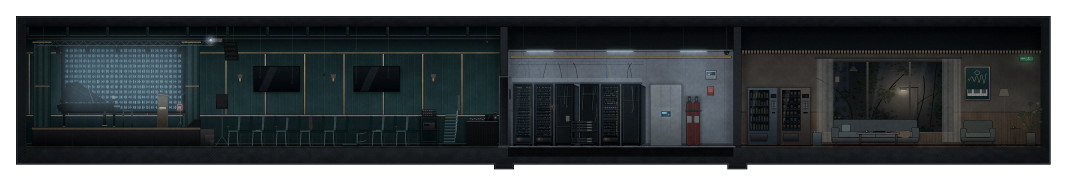
#> input picture assets/background/floor02/floor02-hall-server-lounge.png, 3200 x 556 px, found by its file name (shown at 1/3 size)
$ python build.py
#> lines starting #> are read from the running program, lines starting #| are printed output that depends on the picture
### assets/background/cutaway_kit.py
# [12 lines of commented-out code are left out]
from PIL import Image, ImageDraw
import numpy as np

FLOOR = 438
TOP = 132
CORE = {'elevators': [(1818, 218), (2148, 214), (2444, 216)], 'stairs': (2906, 180), 'restroom_door': (3612, 145)}
ROOT = 'assets/objects/floor17/'


class Cutaway:
    # [13 lines left out: functions __init__, cols, not called in this run]

    def strip(self, a, b, width):
        """A clean column strip a..b stretched (repeated) to width: a plain wall filler."""
        return np.repeat(self.A[:, a:b], width // (b - a) + 1, axis=1)[:, :width]

    # [38 lines left out: functions glass, corridor_wall, not called in this run]

    def place(self, canvas, x, block):
        canvas[:, x:x + block.shape[1]] = block
        return canvas

    # [6 lines left out: function decor, not called in this run]

    def save(self, block, path):
        Image.fromarray(np.ascontiguousarray(block)).save(path)
        return block.shape[1]


# ---------------------------------------------------------------- 방 안 출구 문 자리
WALLS = 'assets/background/wall/'
SLAB = 82                                            # 그림 행: 천장 슬래브 아래(월드 y 214)


def _module(name):
    return Image.open(WALLS + name + '.png').convert('RGBA')


def door_bay(block, x, door_width, wall='wall-glass', clear=96, rows=(SLAB, FLOOR), world_top=SLAB + TOP):
    """Insert the room's own front wall at column x so the exit door stands in it, as seen from inside: the same wall
    module the corridor shows for this room (wall-glass / wall-glass-mixed / wall-frosted / wall-concrete) from the
    ceiling slab to the floor, the dimmed corridor wall behind the glass, a pilaster at both ends and `clear` px of empty
    wall on each side of the door, so no furniture touches the door. Everything right of x moves right by the bay width
    (door_width + 2 * clear), so fixtures right of x shift too. The door goes at x + clear. rows = block rows to fill,
    world_top = world y of rows[0] (2F stretches its art: rows=(0, 456), world_top=100). Returns the new block."""
    bay = door_width + 2 * clear
    seg = Image.new('RGBA', (bay, 752), (12, 13, 15, 255))
    if wall != 'wall-concrete':                       # 유리 너머는 정전 중인 복도 흰 벽(어둡게)
        corridor = np.asarray(_module('wall-concrete')).astype(float)
        corridor[..., :3] *= .42
        corridor = Image.fromarray(corridor.astype(np.uint8))
        for x0 in range(0, bay, corridor.width):
            seg.alpha_composite(corridor.crop((0, 0, min(corridor.width, bay - x0), 752)), (x0, 0))
    # 유리 창살(모듈 안 0·240·480)이 문 가장자리에 걸리지 않게 모듈을 민다: 보통 문은 문 중심 ±120에, 넓은 문(240)은 문 중심(문 뒤)에 창살
    module = _module(wall)
    center = clear + door_width // 2
    shift = (240 - (center if door_width > 225 else center - 120)) % 480
    strip = Image.new('RGBA', (bay + 480 * 2, 752), (0, 0, 0, 0))
    for x0 in range(0, strip.width, module.width):
        strip.alpha_composite(module, (x0, 0))
    seg.alpha_composite(strip.crop((shift, 0, shift + bay, 752)), (0, 0))
    pil = _module('pilaster')
    seg.alpha_composite(pil.crop((pil.width // 2, 0, pil.width, 752)), (0, 0))
    seg.alpha_composite(pil.crop((0, 0, pil.width // 2, 752)), (bay - pil.width // 2, 0))
    piece = np.asarray(seg)[world_top:world_top + rows[1] - rows[0]].astype(float)
    # 정전된 방 안에서 보는 벽이라 방 벽 밝기에 맞춘다(벽 윗부분 150행 중앙값의 1.15배, 칸 중앙값 기준)
    lum = lambda a: a[..., :3].reshape(-1, 3).mean(axis=1)
    piece[:, :, :3] *= min(1, 1.15 * np.median(lum(block[rows[0] + 100:rows[0] + 250].astype(float))) / np.median(lum(piece)))
    piece[:3, :, :3] *= .35                           # 슬래브와 만나는 줄
    src = block[:, x - bay:x] if x >= bay else block[:, x:x + bay]    # 천장·바닥은 옆 칸을 잇는다
    out = np.concatenate([block[:, :x], src, block[:, x:]], axis=1)
    out[rows[0]:rows[1], x:x + bay] = np.clip(piece, 0, 255).astype(np.uint8)
    return out


# ---------------------------------------------------------------- 문 스프라이트(닫힘 | 열림 두 칸), 높이 210 = 에셋의 문 높이
PALETTES = {
    'steel': ((40, 46, 50), (92, 102, 106), (130, 140, 142)),
    'wood': ((52, 38, 26), (96, 72, 50), (128, 98, 70)),
    'glass': ((38, 44, 48), (30, 40, 44), (70, 86, 90)),
    'double': ((120, 98, 52), (26, 50, 54), (150, 124, 66)),
}


# [56 lines left out: functions _opening, _door, door_sheet, not called in this run]


# ---------------------------------------------------------------- 확인용 합성 그림
def _paste_sprite(canvas, path, x, y, w, h):
    sprite = Image.open(path).convert('RGBA')
    canvas.alpha_composite(sprite.crop((0, 0, sprite.width // 2, sprite.height)).resize((w, h)), (x, y))


# [32 lines left out: functions preview_corridor, preview_interior, not called in this run]

### assets/background/floor02/build.py
# 2층 배경: 사용자가 준 단면 에셋 floor02-hall-server-lounge.png(3200×556, PROMPT.md)로 방 내부 3장과 장면별 천장·바닥 층을 만든다.
# 실행: python assets/background/floor02/build.py (저장소 루트에서, Pillow·numpy).
# 복도는 이 스크립트가 아니라 assets/background/wall 모듈을 walls-layout.json으로 합성한 walls.png다(archi-floor-walls 스킬).
# 문 그림은 assets/objects/floor02/(archi-floor-doors 스킬)에 있다.
import sys

from PIL import Image, ImageDraw, ImageFilter
import numpy as np

sys.path.insert(0, 'assets/background')
from cutaway_kit import door_bay  # noqa: E402

HERE = 'assets/background/floor02/'
SRC = Image.open(HERE + 'floor02-hall-server-lounge.png').convert('RGBA')
#> SRC is the input picture: PIL image 3200x556 RGBA; mean R, G, B, A 25.8, 30.7, 32.6, 198.7
A = np.asarray(SRC).copy()
H = A.shape[0]                      # 556
#> H = 556
FLOOR = 438
rng = np.random.default_rng(2)


def cols(*pieces):
    """Join source column ranges; (a, b, True) is mirrored."""
    out = []
    for piece in pieces:
        a, b = piece[:2]
        block = A[:, a:b]
        out.append(block[:, ::-1] if len(piece) > 2 and piece[2] else block)
    return np.concatenate(out, axis=1)


CEIL_ROW, FLOOR_KEEP = 82, 442
FLOOR_TOP = 556               # 바닥 층 위쪽 끝(월드 y). 벽 그림 아래 띠(걸레받이·방 바닥 앞면)를 바닥이 덮는다
CEILING_H = 100               # 천장 층 높이(월드 y=0..100), 그 아래부터 벽


def trim(block):
    """Keep only the wall rows 82..441 (ceiling and floor slabs go), stretched vertically to world y=100..575 so that row 438
    lands on the floor line y=570. The ceiling layer covers y=0..100, the floor layer y=570..760."""
    rows = np.ascontiguousarray(block[CEIL_ROW:FLOOR_KEEP])
    height = round(CEILING_H + (FLOOR_KEEP - CEIL_ROW) * (570 - CEILING_H) / (FLOOR - CEIL_ROW)) - CEILING_H
    out = np.asarray(Image.fromarray(rows).resize((rows.shape[1], height), Image.LANCZOS)).copy()
    out[FLOOR_TOP - CEILING_H:] = 0                 # 바닥 층이 시작하는 월드 y=556부터 아래는 비운다(벽과 바닥 사이 틈 없음)
    return out


# ---------------------------------------------------------------- 방 내부
# 행사장(2676): 원본 48..1524 전체에 객석·벽 디스플레이 칸(1038..1278)을 1038 자리에 다섯 번(번갈아 뒤집어) 끼운다.
hall = cols((48, 1038), *[(1038, 1278, k % 2 == 1) for k in range(5)], (1038, 1524))
#> after the loop in cols, `for piece in pieces:`: out = 7 items
# 직원 휴게실(1846): 원본 2200..2884에 창·소파 칸 뒤집은 것, 자판기 한 쌍, 판벽 266px, 그리고 원본 2884..3152(안락의자·포스터·끝벽).
plain = np.repeat(A[:, 2436:2442], 266 // 6 + 1, axis=1)[:, :266]     # 자판기와 커튼 사이의 빈 판벽을 편 것
lounge = np.concatenate([cols((2200, 2884)), cols((2446, 2884, True)), cols((2242, 2432)), plain, cols((2884, 3152))], axis=1)
#> the loop in cols (call 2), `for piece in pieces:` made 1 pass
#> pass 1, in cols (call 2), `block = A[:, a:b]`:
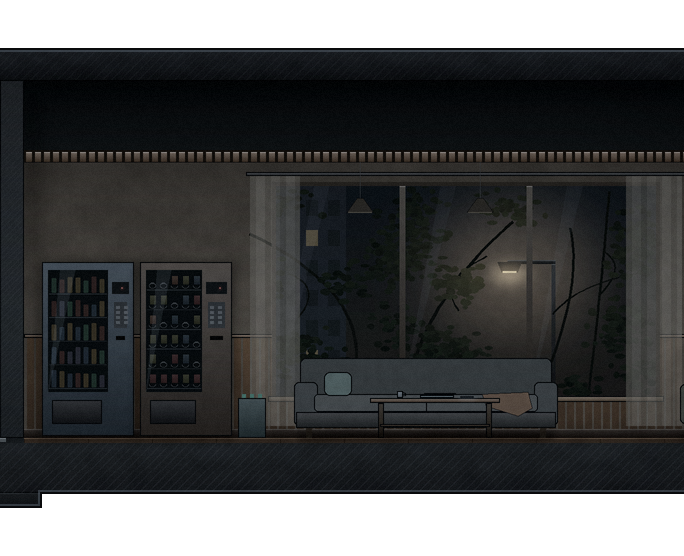
#> block: shape (556, 684, 4); mean R, G, B, A 27.1, 28.1, 28.4, 204.9; transparent parts drawn white
#> after the loop in cols (call 2), `for piece in pieces:`: out = 1 item
#> in cols (call 3), `out = []`: out = []
#> after the loop in cols (call 3), `for piece in pieces:`: out = 1 item
#> in cols (call 3), `return np.concatenate(out, axis=1)`:
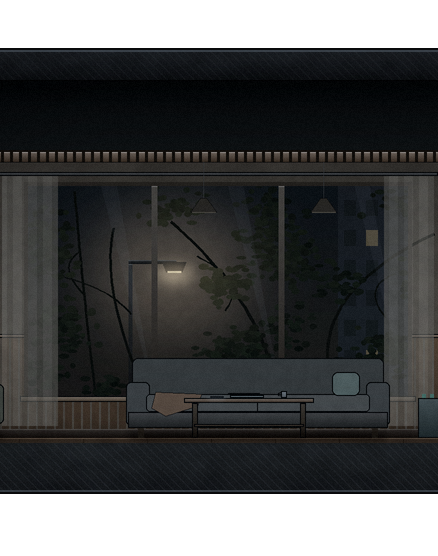
#> returned value: shape (556, 438, 4); mean of channels 0, 1, 2, 3 28, 29.1, 29.2, 204.6; transparent parts drawn white
#> in cols (call 4), `out = []`: out = []
#> the loop in cols (call 4), `for piece in pieces:` made 1 pass
#> pass 1, in cols (call 4), `block = A[:, a:b]`:
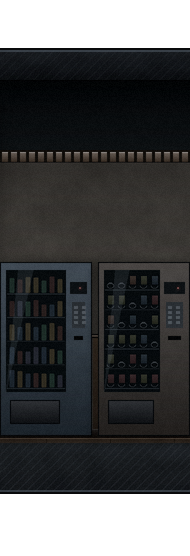
#> block: shape (556, 190, 4); mean R, G, B, A 25.1, 26.1, 26.8, 204.6; transparent parts drawn white
#> after the loop in cols (call 4), `for piece in pieces:`: out = 1 item
#> in cols (call 5), `out = []`: out = []
#> the loop in cols (call 5), `for piece in pieces:` made 1 pass
#> pass 1, in cols (call 5), `block = A[:, a:b]`:
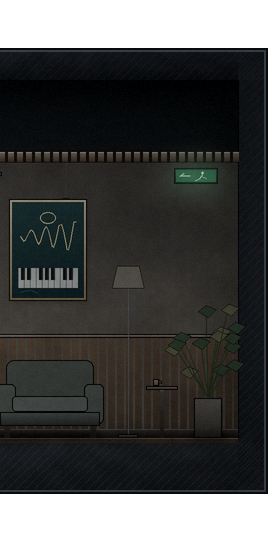
#> block: shape (556, 268, 4); mean R, G, B, A 26.1, 26.8, 25.7, 204.6; transparent parts drawn white
#> after the loop in cols (call 5), `for piece in pieces:`: out = 1 item
# 서버실(1840): 칸막이·문(1500..1538) 다음에 가동 랙(1538..1600)과 네트워크 랙(1862..1924) 한 쌍을 아홉 번, 그리고 원본 1538..2224.
server = cols((1500, 1538), *[r for _ in range(9) for r in ((1538, 1600), (1862, 1924))], (1538, 2224))
#> after the loop in cols (call 6), `for piece in pieces:`: out = 20 items
#> in cols (call 6), `return np.concatenate(out, axis=1)`:
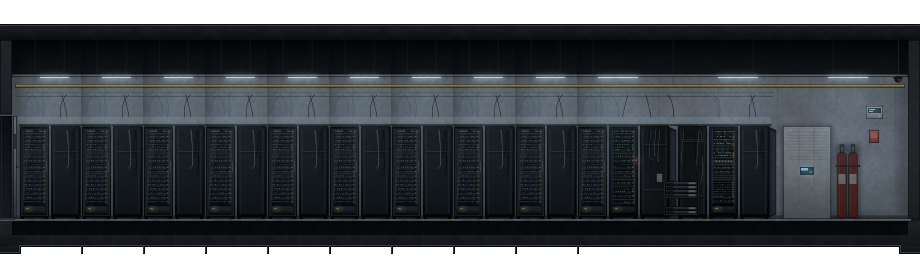
#> returned value: shape (556, 1840, 4) (shown at 1/2 size); mean of channels 0, 1, 2, 3 31.4, 35.6, 39.3, 205; transparent parts drawn white
# 방 안 출구 문 자리(cutaway_kit.door_bay): 복도에서 보이는 이 방 앞벽(같은 벽 모듈) 칸을 방 끝벽 안쪽에 끼워 출구 문을 방 끝에 세우고,
# 양옆 96px은 빈 벽으로 둔다. 행사장은 스크린·무대 반대편(오른쪽 끝), 서버실은 왼쪽 끝(휴게실은 lounge-wall 그림을 쓴다). 2층은 벽을 세로로 늘려 쓰므로
# 늘린 뒤(월드 y=100..556)에 넣는다. 칸 폭만큼 그 오른쪽이 밀린다(exitBay). 복도 문은 그대로다.
BAYS = {'hall': (2652, 'wall-concrete'), 'server': (30, 'wall-concrete')}
WIDTHS = {}
for name, block in (('hall', hall), ('lounge', lounge), ('server', server)):
    out = trim(block)
#> in trim, `rows = np.ascontiguousarray(block[CEIL_ROW:FLOOR_KEEP])`:
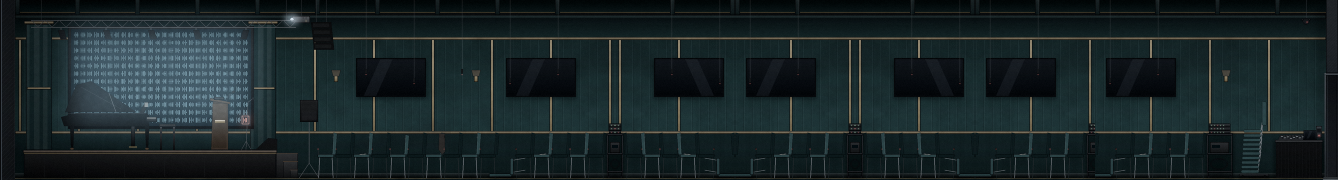
#> rows: shape (360, 2676, 4) (shown at 1/2 size); mean of channels 0, 1, 2, 3 25.4, 37.3, 39.5, 255; drawn as R, G, B
#> in trim, `out[FLOOR_TOP - CEILING_H:] = 0`:
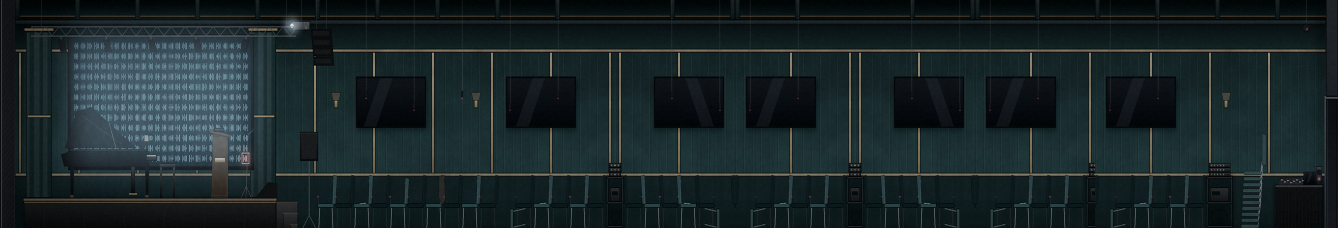
#> out: shape (475, 2676, 4) (shown at 1/2 size); mean of channels 0, 1, 2, 3 24.6, 36.4, 38.6, 244.8; transparent parts drawn white
    if name in BAYS:
        x, wall = BAYS[name]
#> x = 2652; wall = 'wall-concrete'
        out = door_bay(out, x, 130, wall, rows=(0, FLOOR_TOP - CEILING_H), world_top=CEILING_H)
#> (the run stopped early here; a loop or call above may not have finished)

$ run again, with assets/background/floor03/floor03-welfare.png copied over assets/background/floor02/floor02-hall-server-lounge.png
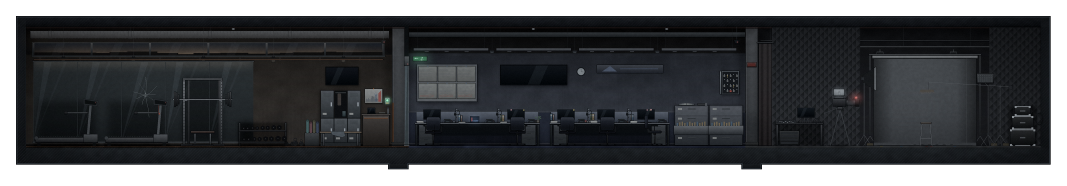
#> input picture assets/background/floor03/floor03-welfare.png, 3200 x 556 px, found by its file name (shown at 1/3 size)
#> SRC is the input picture: PIL image 3200x556 RGBA; mean R, G, B, A 25.2, 26.9, 29.2, 198.7
#> after the loop in cols, `for piece in pieces:`: out = 7 items
#> in cols (call 5), `out = []`: out = []
#> the loop in cols (call 5), `for piece in pieces:` made 1 pass
#> pass 1, in cols (call 5), `block = A[:, a:b]`:
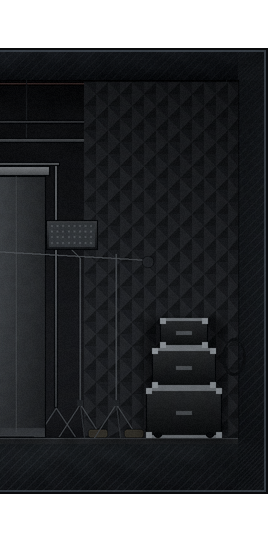
#> block: shape (556, 268, 4); mean R, G, B, A 20, 21.6, 23.8, 204.6; transparent parts drawn white
#> after the loop in cols (call 5), `for piece in pieces:`: out = 1 item
#> in trim, `out[FLOOR_TOP - CEILING_H:] = 0`:
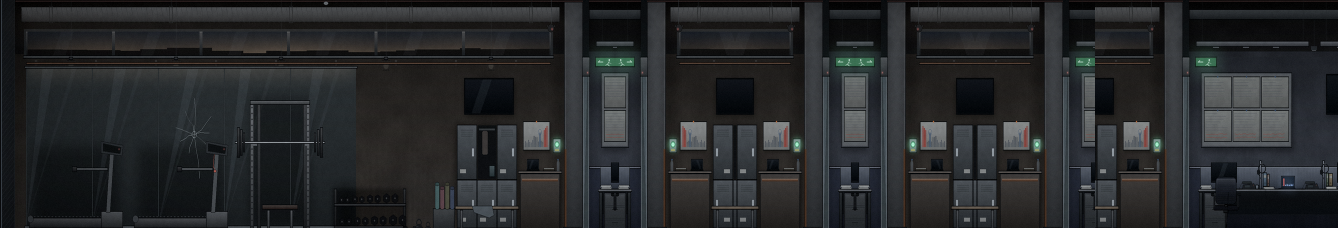
#> out: shape (475, 2676, 4) (shown at 1/2 size); mean of channels 0, 1, 2, 3 38.1, 39.7, 41.1, 244.8; transparent parts drawn white
#> x = 2652; wall = 'wall-concrete'
